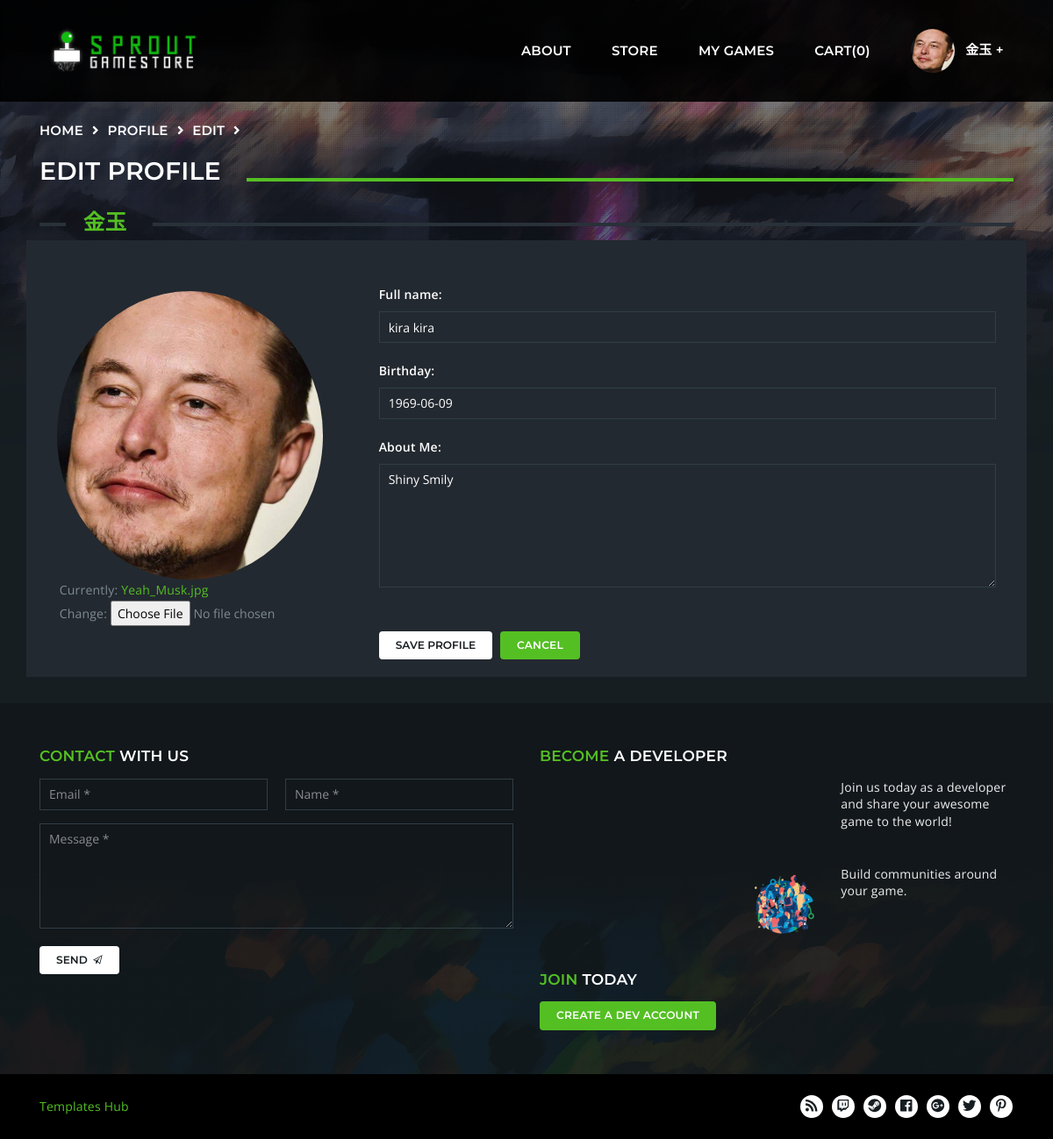
The page /profile/edit/ (signed in) on the database as committed earlier.
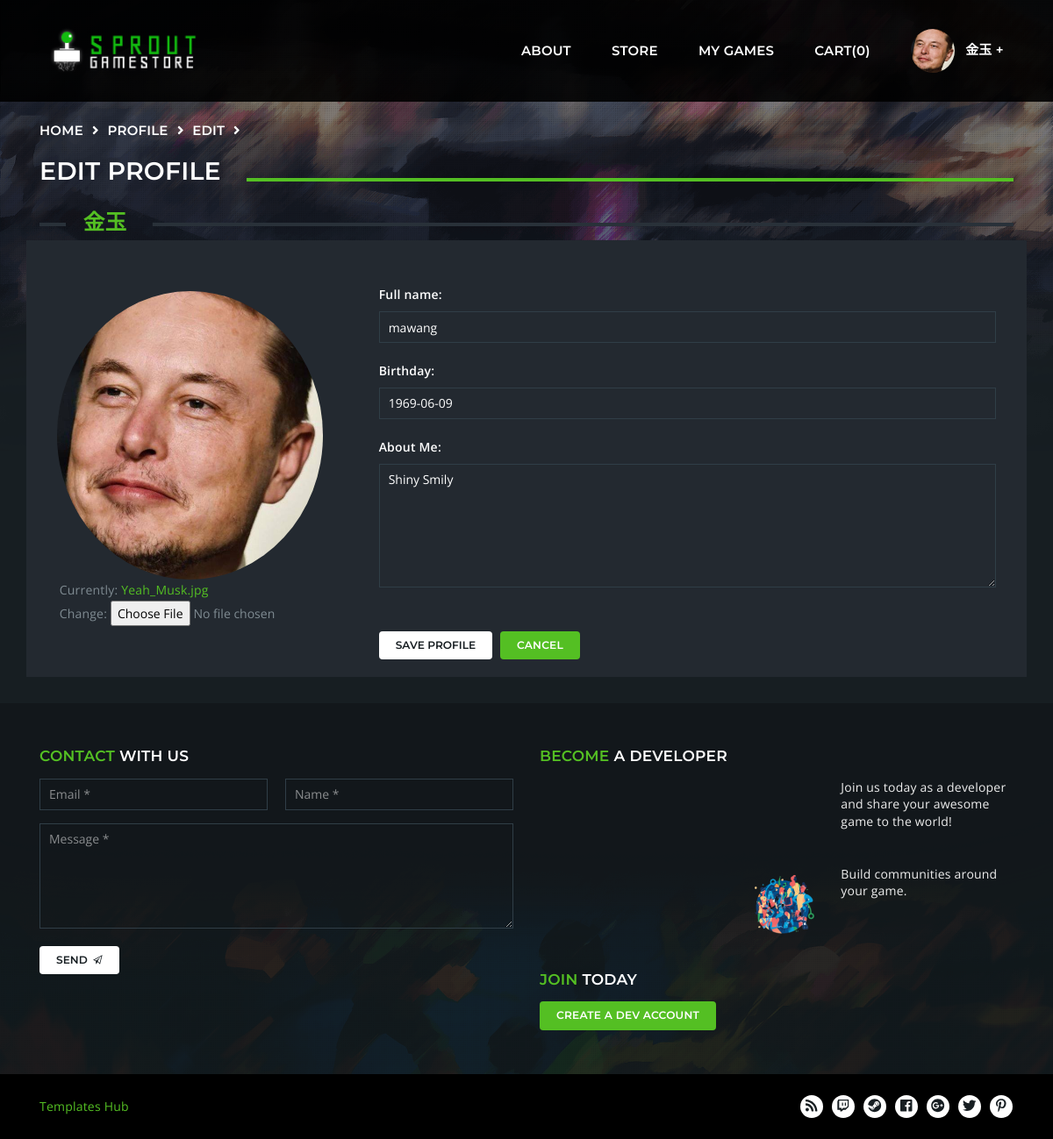
The same page on the database as committed later.
### base/models.py (models this page shows, shortened)
class Profile(models.Model):
    full_name = models.CharField(max_length=200, blank=True)
    profile_pic = models.ImageField(null=True, default='default-avatar.jpg')
    description = models.TextField(null=True, blank=True)
    user = models.OneToOneField(User, on_delete=models.CASCADE, blank=True)
    birth_date = models.DateField(null=True)

### base/views.py (the view, shortened to what this page needs)
# urls.py: path('profile/edit/', views.userProfileEdit, name="profile-edit"),
@login_required(login_url='/login')
def userProfileEdit(request):
    extraContext = pageHeader(request, 'edit profile')
    profile = extraContext['curUser'].profile
    form = ProfileForm(instance=profile)
    context = {'form': form} | extraContext
    return render(request=request, template_name='base/profile-edit.html', context=context)

### base/addsFunctions.py (called while the page is built)
def pageHeader(request, page):
    user = request.user
    userGroups = [x.name for x in user.groups.all()] if user.groups != None else None
    crumbs = (request.path).split('/')[1:-1]
    extraContext = {'curUser': user,
                    'userGroups': userGroups,
                    'crumbs': crumbs,
                    'page': page}
    return extraContext

### base/forms.py (called while the page is built)
    def getAllExceptPic(self):
        print(self.fields['profile_pic'])
        return [self['full_name'],self['birth_date'],self['description']]

### base/templates/base/profile-edit.html (shortened to what this page needs)
{% extends 'main.html' %}
{% load static %}
{% block content %}
<main class="nk-main">
  {% include 'base/breadcrumbs_component.html' %}
  <div class="container">
    <div class="nk-store nk-store-checkout">
      <h3 class="nk-decorated-h-2"><span class="text-main-1">{{curUser.username}}</span></h3>
      <form action="" method="POST" class="nk-form" enctype="multipart/form-data">
				<div class="row vertical-gap nk-box-1 bg-dark-2 d-flex">
          <div class="col-lg-4 d-flex flex-column align-items-center justify-content-center">
            <div>
              <img id="preview" src="{{ curUser.profile.profile_pic.url }}" alt="Profile" class="kuzza-3">
            </div>
            <div>{{form.profile_pic}}</div>
          </div>
					<div class="col-lg-8">
						{% for field in form.getAllExceptPic %}
						<div>
              <label for="{{field.attrs.id}}">{{field.label}}:</label>
							<br>
              {{field}}
              <div class="nk-gap-1"></div>
						</div>
						{% endfor %}
            <div class="nk-gap-2"></div>
            <input class="nk-btn nk-btn-rounded nk-btn-color-white nk-btn" type="submit" value="Save Profile" >
            <a href="{% url 'profile' curUser.id %}" class="ml-5 nk-btn nk-btn-rounded nk-btn-color-main-1">Cancel</a>
          </div>
        </div>
      </form>
    </div>
  </div>
</main>
{% endblock content %}

Rows that differ between the two databases and show on the page:
changed Profile "Shiny Smily": full_name "kira kira" → "mawang"
